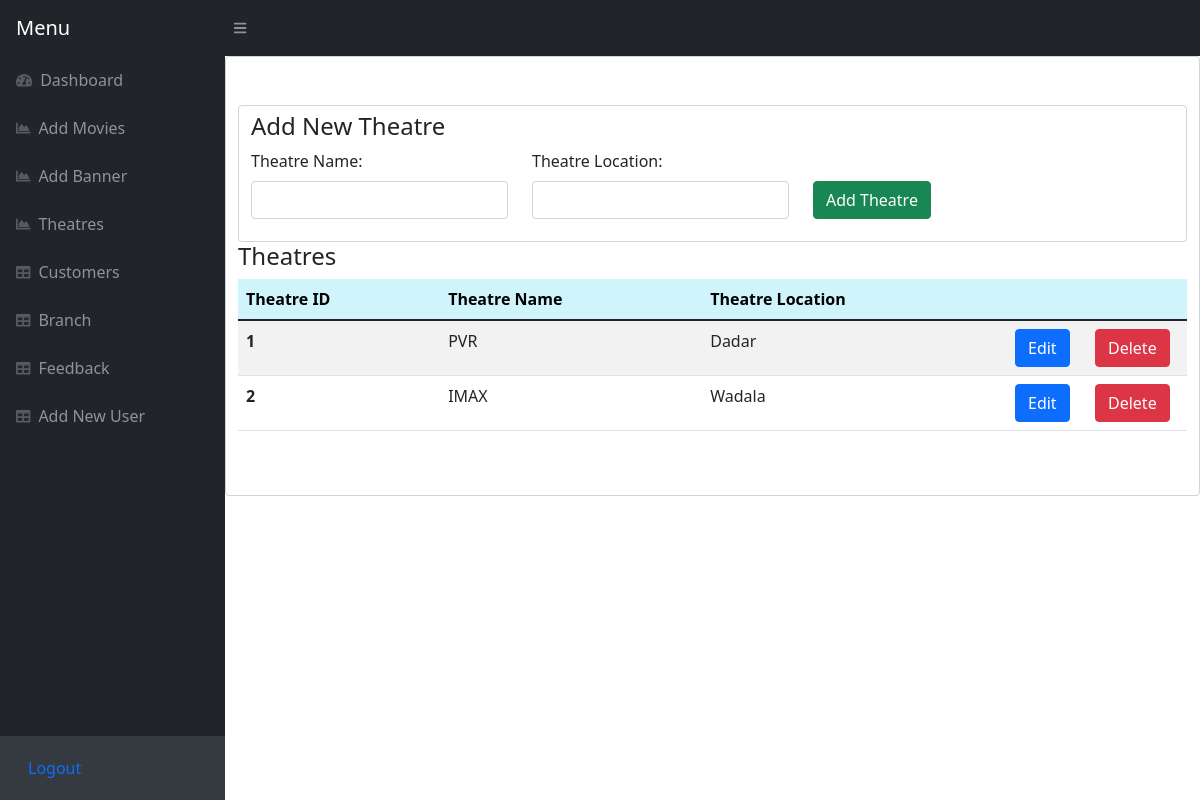
/admin/add_theatre.php, run on the app's committed database.
### tables this page shows
CREATE TABLE `theatres` (
  `t_id` int(11) NOT NULL,
  `t_date` datetime NOT NULL DEFAULT current_timestamp(),
  `t_name` varchar(30) NOT NULL,
  `t_location` varchar(100) NOT NULL,
  `t_status` varchar(30) NOT NULL
);

### admin/add_theatre.php (the view, shortened to what this page needs)
<?php include("header_nav.php"); ?>
<?php include("sidenav.php"); ?>
<div class="form-control py-5">
<div class="form-control">
          <h4>Add New Theatre</h4>
              <form action="engine.php" method="post" id="add_theatre_form">
                  <div class="row">
                    <div class="col-auto">
                        <div class="mb-3">
                         <label for="t_nametxt" class="form-label">Theatre Name:</label>
                         <input type="text" name="t_nametxt" class="form-control" id="t_nametxt">
                        </div>
                    </div>
                    <div class="col-auto">
                        <div class="mb-3">
                          <label for="t_locationtxt" class="form-label">Theatre Location:</label>
                          <input type="text" name="t_locationtxt" class="form-control" id="t_locationtxt">
                        </div>
                    </div>
                    <div class="col-2 d-flex align-items-end">
                        <div class="mb-3">
                          <button type="submit" class="btn btn-success">Add Theatre</button>
                        </div>
                    </div>
                  </div>
              </form>
</div>
<div class="row">
    <div class="col-12">
        <h4>Theatres</h4>
            <table class="table table-striped">
                  <thead class="table-info" >
                    <tr>
                      <th scope="col">Theatre ID</th>
                      <th scope="col">Theatre Name</th>
                      <th scope="col">Theatre Location</th>
                      <th width="80px" scope="col"></th>
                      <th width="100px" scope="col"></th>
                    </tr>
                  </thead>
                <tbody>
          <?php
            $host= 'localhost';
            $user= 'root';
            $password= '';
            $dbname= 'movies_db';
            $conn= mysqli_connect($host, $user, $password, $dbname);
            $sql= "SELECT * FROM theatres";
                $retval= mysqli_query($conn, $sql);
                if(mysqli_num_rows($retval) > 0)
                {
                  $t_no = 0;
                  while($row= mysqli_fetch_assoc($retval))
                    {
                      $t_no++
                  ?>
                  <tr>
                        <th scope="row"><?php echo $t_no; ?></th>
                        <td><?php echo $row["t_name"]; ?></td>
                        <td><?php echo $row["t_location"]; ?></td>
                        <td>
                        <button onclick=updateeditmodal(<?php echo '"'.$row["t_name"].'","'.$row['t_location'].'","'.$row['t_id'].'"'; ?>) type="button" class="btn btn-primary" data-bs-toggle="modal" data-bs-target="#exampleModal">
                          Edit
                        </button>
                        </td>
                        <td>
                          <form action="engine.php" id="delete_theatre_form" method="post">
                            <button type="submit" class="btn btn-danger">Delete</button>
                          </form>
                        </td>
                  </tr>
                    <?php
                    }
                  }
                  ?>
              </tbody>
            </table>
      </div>
  </div>
</div>
<?php include("footer_nav.php"); ?>

### data on the page
theatres: t_name "PVR", t_location "Dadar"
theatres: t_name "IMAX", t_location "Wadala"
